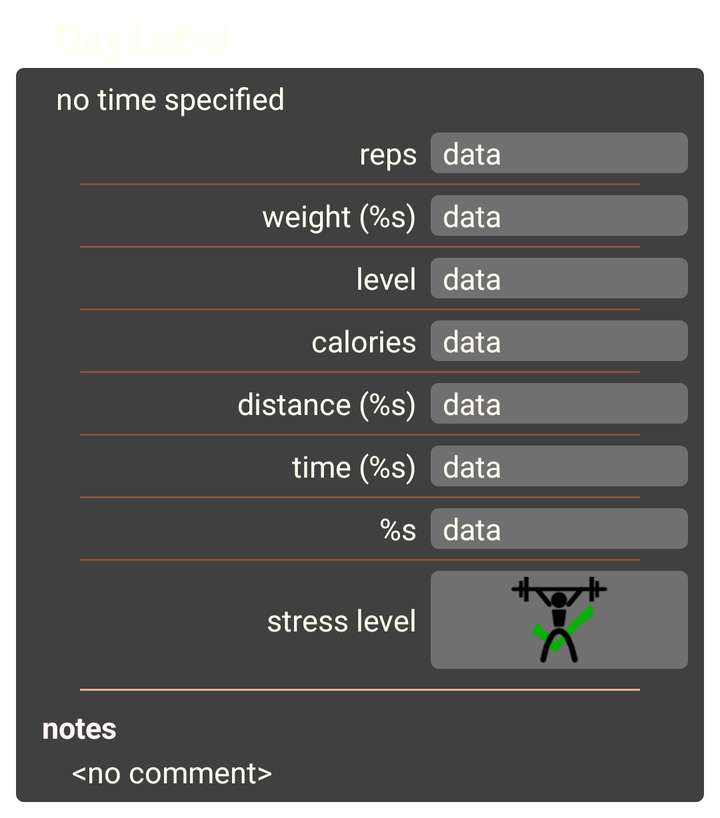
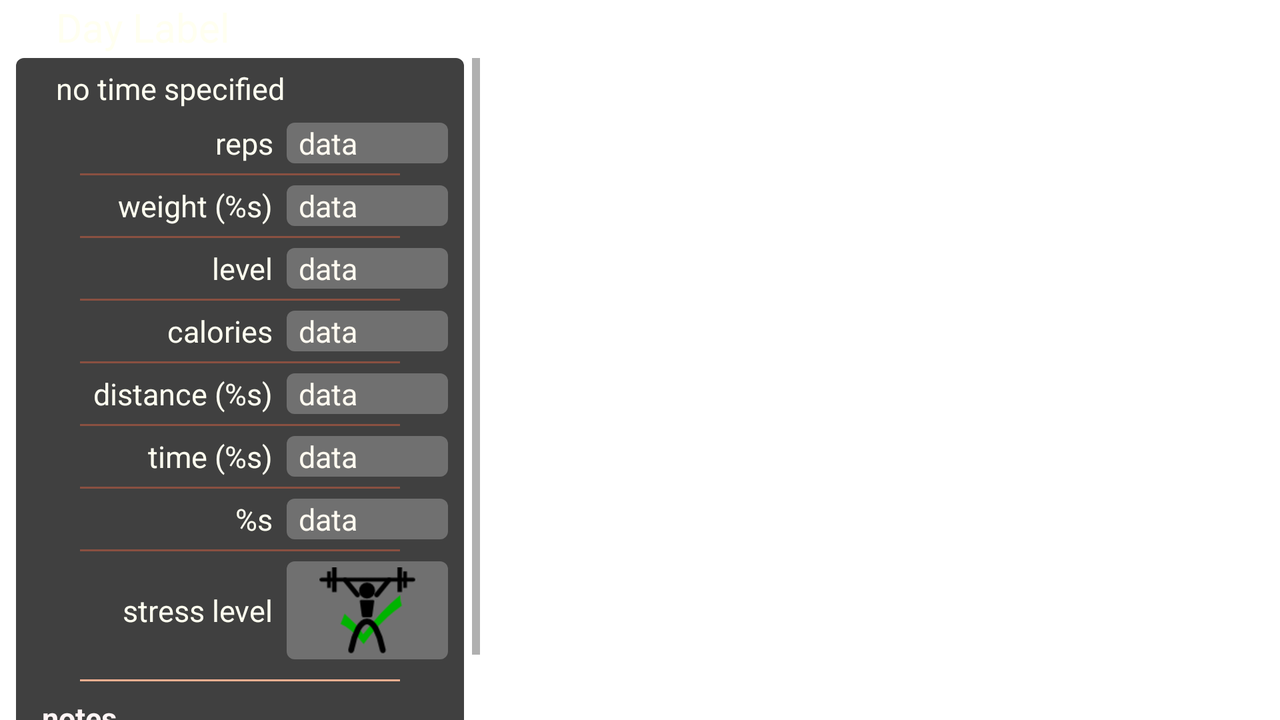

Compare how this app lays out the same screen by default and in its alternative resource folder. The renders come first, then the two layout files and the values they reference.
<!-- AndroidManifest.xml: fallback theme Theme.MaterialComponents.DayNight.NoActionBar -->
<!-- res/layout/inspector_set.xml -->
<?xml version="1.0" encoding="utf-8"?>
<LinearLayout
	xmlns:android="http://schemas.android.com/apk/res/android"
	android:layout_width="fill_parent"
	android:layout_height="wrap_content"
	android:orientation="vertical"
	>

	<TextView
		android:id="@+id/inspector_set_date_tv"
		style="@style/white_text_large"
		android:layout_width="match_parent"
		android:layout_height="wrap_content"
		android:layout_marginBottom="2dp"
		android:layout_marginLeft="28dp"
		android:layout_marginRight="3dp"
		android:layout_marginTop="5dp"
		android:text="@string/inspector_set_day_label" />

	<LinearLayout
		android:id="@+id/inspector_set_ll"
		android:layout_width="fill_parent"
		android:layout_height="wrap_content"
		android:layout_marginBottom="8dp"
		android:layout_marginLeft="8dp"
		android:layout_marginRight="8dp"
		android:background="@drawable/rounded_edges_dark"
		android:orientation="vertical"
		android:paddingBottom="5dp"
		android:paddingLeft="8dp"
		android:paddingRight="8dp"
		android:paddingTop="5dp" >

		<TextView
			android:id="@+id/inspector_set_time_tv"
			android:layout_width="wrap_content"
			android:layout_height="wrap_content"
			android:layout_marginBottom="5dp"
			android:layout_marginLeft="12dp"
			android:text="@string/inspector_set_time_error"
			style="@style/white_text_small"
			android:textColor="@color/ivory" />


		<LinearLayout
			android:id="@+id/inspector_set_reps_ll"
			android:layout_width="fill_parent"
			android:layout_height="wrap_content"
			android:layout_marginBottom="2dp"
			android:layout_marginTop="2dp" >

			<TextView
				android:id="@+id/inspector_set_reps_label"
				android:layout_width="0dp"
				android:layout_height="wrap_content"
				android:layout_marginRight="5dp"
				android:layout_weight="1.5"
				android:gravity="right"
				android:text="@string/aset_reps_label"
				style="@style/white_text_small"
				/>

			<TextView
				android:id="@+id/inspector_set_reps_data"
				android:layout_width="0dp"
				android:layout_height="wrap_content"
				android:layout_marginLeft="2dp"
				android:layout_weight="1"
				android:background="@drawable/rounded_edges_medium"
				android:paddingLeft="6dp"
				android:text="data"
				style="@style/white_text_small"
				android:textColor="@color/floral_white" />
		</LinearLayout>

		<View
			android:id="@+id/inspector_set_weight_bar"
			android:layout_width="fill_parent"
			android:layout_height="1dp"
			android:layout_marginBottom="3dp"
			android:layout_marginLeft="24dp"
			android:layout_marginRight="24dp"
			android:layout_marginTop="3dp"
			android:background="@color/hpg_orange_dark_desaturated4" />

		<LinearLayout
			android:id="@+id/inspector_set_weight_ll"
			android:layout_width="fill_parent"
			android:layout_height="wrap_content"
			android:layout_marginBottom="2dp"
			android:layout_marginTop="2dp" >

			<TextView
				android:id="@+id/inspector_set_weight_label"
				android:layout_width="0dp"
				android:layout_height="wrap_content"
				android:layout_marginRight="5dp"
				android:layout_weight="1.5"
				android:gravity="right"
				android:text="@string/aset_weight_label"
				style="@style/white_text_small"
				/>

			<TextView
				android:id="@+id/inspector_set_weight_data"
				android:layout_width="0dp"
				android:layout_height="wrap_content"
				android:layout_marginLeft="2dp"
				android:layout_weight="1"
				android:background="@drawable/rounded_edges_medium"
				android:paddingLeft="6dp"
				android:text="data"
				style="@style/white_text_small"
				android:textColor="@color/floral_white" />
		</LinearLayout>

		<View
			android:id="@+id/inspector_set_level_bar"
			android:layout_width="fill_parent"
			android:layout_height="1dp"
			android:layout_marginBottom="3dp"
			android:layout_marginLeft="24dp"
			android:layout_marginRight="24dp"
			android:layout_marginTop="3dp"
			android:background="@color/hpg_orange_dark_desaturated4" />

		<LinearLayout
			android:id="@+id/inspector_set_level_ll"
			android:layout_width="fill_parent"
			android:layout_height="wrap_content"
			android:layout_marginBottom="2dp"
			android:layout_marginTop="2dp" >

			<TextView
				android:id="@+id/inspector_set_level_label"
				android:layout_width="0dp"
				android:layout_height="wrap_content"
				android:layout_marginRight="5dp"
				android:layout_weight="1.5"
				android:gravity="right"
				android:text="@string/aset_level_label"
				style="@style/white_text_small"
				/>
			<TextView
				android:id="@+id/inspector_set_level_data"
				android:layout_width="0dp"
				android:layout_height="wrap_content"
				android:layout_marginLeft="2dp"
				android:layout_weight="1"
				android:background="@drawable/rounded_edges_medium"
				android:paddingLeft="6dp"
				android:text="data"
				style="@style/white_text_small"
				android:textColor="@color/floral_white" />
		</LinearLayout>

		<View
			android:id="@+id/inspector_set_calorie_bar"
			android:layout_width="fill_parent"
			android:layout_height="1dp"
			android:layout_marginBottom="3dp"
			android:layout_marginLeft="24dp"
			android:layout_marginRight="24dp"
			android:layout_marginTop="3dp"
			android:background="@color/hpg_orange_dark_desaturated4" />

		<LinearLayout
			android:id="@+id/inspector_set_calorie_ll"
			android:layout_width="fill_parent"
			android:layout_height="wrap_content"
			android:layout_marginBottom="2dp"
			android:layout_marginTop="2dp" >

			<TextView
				android:id="@+id/inspector_set_calorie_label"
				android:layout_width="0dp"
				android:layout_height="wrap_content"
				android:layout_marginRight="5dp"
				android:layout_weight="1.5"
				android:gravity="right"
				android:text="@string/aset_calorie_label"
				style="@style/white_text_small"
				/>

			<TextView
				android:id="@+id/inspector_set_calorie_data"
				android:layout_width="0dp"
				android:layout_height="wrap_content"
				android:layout_marginLeft="2dp"
				android:layout_weight="1"
				android:background="@drawable/rounded_edges_medium"
				android:paddingLeft="6dp"
				android:text="data"
				style="@style/white_text_small"
				android:textColor="@color/floral_white" />
		</LinearLayout>

		<View
			android:id="@+id/inspector_set_dist_bar"
			android:layout_width="fill_parent"
			android:layout_height="1dp"
			android:layout_marginBottom="3dp"
			android:layout_marginLeft="24dp"
			android:layout_marginRight="24dp"
			android:layout_marginTop="3dp"
			android:background="@color/hpg_orange_dark_desaturated4" />

		<LinearLayout
			android:id="@+id/inspector_set_dist_ll"
			android:layout_width="fill_parent"
			android:layout_height="wrap_content"
			android:layout_marginBottom="2dp"
			android:layout_marginTop="2dp" >

			<TextView
				android:id="@+id/inspector_set_dist_label"
				android:layout_width="0dp"
				android:layout_height="wrap_content"
				android:layout_marginRight="5dp"
				android:layout_weight="1.5"
				android:gravity="right"
				android:text="@string/aset_distance_label"
				style="@style/white_text_small"
				/>

			<TextView
				android:id="@+id/inspector_set_dist_data"
				android:layout_width="0dp"
				android:layout_height="wrap_content"
				android:layout_marginLeft="2dp"
				android:layout_weight="1"
				android:background="@drawable/rounded_edges_medium"
				android:paddingLeft="6dp"
				android:text="data"
				style="@style/white_text_small"
				android:textColor="@color/floral_white" />
		</LinearLayout>

		<View
			android:id="@+id/inspector_set_time_bar"
			android:layout_width="fill_parent"
			android:layout_height="1dp"
			android:layout_marginBottom="3dp"
			android:layout_marginLeft="24dp"
			android:layout_marginRight="24dp"
			android:layout_marginTop="3dp"
			android:background="@color/hpg_orange_dark_desaturated4" />

		<LinearLayout
			android:id="@+id/inspector_set_time_ll"
			android:layout_width="fill_parent"
			android:layout_height="wrap_content"
			android:layout_marginBottom="2dp"
			android:layout_marginTop="2dp" >

			<TextView
				android:id="@+id/inspector_set_time_label"
				android:layout_width="0dp"
				android:layout_height="wrap_content"
				android:layout_marginRight="5dp"
				android:layout_weight="1.5"
				android:gravity="right"
				android:text="@string/aset_time_label"
				style="@style/white_text_small"
				/>

			<TextView
				android:id="@+id/inspector_set_time_data"
				android:layout_width="0dp"
				android:layout_height="wrap_content"
				android:layout_marginLeft="2dp"
				android:layout_weight="1"
				android:background="@drawable/rounded_edges_medium"
				android:paddingLeft="6dp"
				android:text="data"
				style="@style/white_text_small"
				android:textColor="@color/floral_white" />
		</LinearLayout>

		<View
			android:id="@+id/inspector_set_other_bar"
			android:layout_width="fill_parent"
			android:layout_height="1dp"
			android:layout_marginBottom="3dp"
			android:layout_marginLeft="24dp"
			android:layout_marginRight="24dp"
			android:layout_marginTop="3dp"
			android:background="@color/hpg_orange_dark_desaturated4" />

		<LinearLayout
			android:id="@+id/inspector_set_other_ll"
			android:layout_width="fill_parent"
			android:layout_height="wrap_content"
			android:layout_marginBottom="2dp"
			android:layout_marginTop="2dp" >

			<TextView
				android:id="@+id/inspector_set_other_label"
				android:layout_width="0dp"
				android:layout_height="wrap_content"
				android:layout_marginRight="5dp"
				android:layout_weight="1.5"
				android:gravity="right"
				android:text="@string/aset_other_label"
				style="@style/white_text_small"
				/>

			<TextView
				android:id="@+id/inspector_set_other_data"
				android:layout_width="0dp"
				android:layout_height="wrap_content"
				android:layout_marginLeft="2dp"
				android:layout_weight="1"
				android:background="@drawable/rounded_edges_medium"
				android:paddingLeft="6dp"
				android:text="data"
				style="@style/white_text_small"
				android:textColor="@color/floral_white" />
		</LinearLayout>

		<View
			android:id="@+id/inspector_set_stress_bar"
			android:layout_width="fill_parent"
			android:layout_height="1dp"
			android:layout_marginBottom="3dp"
			android:layout_marginLeft="24dp"
			android:layout_marginRight="24dp"
			android:layout_marginTop="3dp"
			android:background="@color/hpg_orange_dark_desaturated4" />


			<LinearLayout
			android:id="@+id/inspector_set_stress_ll"
			android:layout_width="fill_parent"
			android:layout_height="wrap_content"
			android:layout_marginBottom="2dp"
			android:layout_marginTop="2dp" >

			<TextView
				android:id="@+id/inspector_set_stress_label"
				style="@style/white_text_small"
				android:layout_width="0dp"
				android:layout_height="wrap_content"
				android:layout_gravity="center_vertical"
				android:layout_marginRight="5dp"
				android:layout_weight="1.5"
				android:gravity="right"
				android:text="@string/inspector_set_stress_label" />

			<ImageView
				android:id="@+id/inspector_set_stress_data"
				android:layout_width="0dp"
				android:layout_height="wrap_content"
				android:layout_marginLeft="2dp"
				android:layout_weight="1"
				android:background="@drawable/rounded_edges_medium"
				android:padding="3dp"
				android:src="@drawable/stress_just_right" />
		</LinearLayout>

		<View
			android:id="@+id/inspector_set_notes_bar"
			android:layout_width="fill_parent"
			android:layout_height="1dp"
			android:layout_marginBottom="8dp"
			android:layout_marginLeft="24dp"
			android:layout_marginRight="24dp"
			android:layout_marginTop="8dp"
			android:background="@color/hpg_orange_light_desaturated1" />

		<TextView
			android:id="@+id/inspector_set_notes_label_tv"
			android:layout_width="wrap_content"
			android:layout_height="wrap_content"
			android:layout_marginBottom="2dp"
			android:layout_marginLeft="5dp"
			android:text="@string/inspector_set_notes_label"
			style="@style/white_text_small"
			android:textColor="@color/off_white"
			android:textStyle="bold" />

		<TextView
			android:id="@+id/inspector_set_notes_tv"
			android:layout_width="wrap_content"
			android:layout_height="wrap_content"
			android:layout_marginLeft="20dp"
			android:text="@string/inspector_set_notes_data_none"
			style="@style/white_text_small"
			/>
	</LinearLayout>

</LinearLayout>
<!-- resources referenced by this layout -->
<resources>
  <color name="floral_white">#fffaf0</color>
  <color name="hpg_orange_dark_desaturated4">#8a5041</color>
  <color name="hpg_orange_light_desaturated1">#f5af90</color>
  <color name="ivory">#fffff0</color>
  <color name="off_white">#fff5f5</color>
  <!-- drawable rounded_edges_dark (drawable) -->
  <?xml version="1.0" encoding="utf-8"?>
  <shape xmlns:android="http://schemas.android.com/apk/res/android" >
  
  	<solid android:color="@color/gray_dark" />
  
  	<corners
  		android:radius="4dp"
  		/>
  
  	<padding
  		android:bottom="0dp"
  		android:left="0dp"
  		android:right="0dp"
  		android:top="0dp" />
  
  
  </shape>
  <!-- drawable rounded_edges_medium (drawable) -->
  <?xml version="1.0" encoding="utf-8"?>
  <shape xmlns:android="http://schemas.android.com/apk/res/android" >
  
  	<solid android:color="@color/gray_medium" />
  
  	<corners
  		android:radius="4dp"
  		/>
  
  	<padding
  		android:bottom="0dp"
  		android:left="0dp"
  		android:right="0dp"
  		android:top="0dp" />
  
  
  </shape>
  <!-- drawable stress_just_right: png bitmap (drawable, 1615 bytes) -->
  <string name="aset_calorie_label">calories</string>
  <string name="aset_distance_label">distance (%s)</string>
  <string name="aset_level_label">level</string>
  <string name="aset_other_label">%s</string>
  <string name="aset_reps_label">reps</string>
  <string name="aset_time_label">time (%s)</string>
  <string name="aset_weight_label">weight (%s)</string>
  <string name="inspector_set_day_label">Day Label</string>
  <string name="inspector_set_notes_data_none">\u003cno comment\u003e</string>
  <string name="inspector_set_notes_label">notes</string>
  <string name="inspector_set_stress_label">stress level</string>
  <string name="inspector_set_time_error">no time specified</string>
  <style name="white_text_large" parent="@android:style/TextAppearance">
  		<item name="android:textColor">@color/ivory</item>
  		<item name="android:textSize">20sp</item>
  	</style>
  <style name="white_text_small" parent="@android:style/TextAppearance">
  		<item name="android:textColor">@color/ivory</item>
  		<item name="android:textSize">15sp</item>
  	</style>
  <color name="gray_dark">#404040</color>
  <color name="gray_medium">#707070</color>
</resources>
<!-- res/layout-land/inspector_set.xml (the repository's variant of the layout above) -->
<!-- drawn on the phone turned sideways -->
<?xml version="1.0" encoding="utf-8"?>
<LinearLayout
	xmlns:android="http://schemas.android.com/apk/res/android"
	android:layout_width="240dp"
	android:layout_height="wrap_content"
	android:orientation="vertical"
	>

	<TextView
	    android:id="@+id/inspector_set_date_tv"
	    style="@style/white_text_large"
	    android:layout_width="match_parent"
	    android:layout_height="wrap_content"
	    android:layout_marginBottom="2dp"
	    android:layout_marginLeft="28dp"
	    android:layout_marginRight="3dp"
	    android:text="@string/inspector_set_day_label" />

	<ScrollView
		android:id="@+id/inspector_set_sv"
		android:layout_width="fill_parent"
		android:layout_height="wrap_content"
		>

	<LinearLayout
	    android:id="@+id/inspector_set_ll"
	    android:layout_width="fill_parent"
	    android:layout_height="wrap_content"
	    android:layout_marginBottom="2dp"
	    android:layout_marginLeft="8dp"
	    android:layout_marginRight="8dp"
	    android:background="@drawable/rounded_edges_dark"
	    android:orientation="vertical"
	    android:paddingBottom="5dp"
	    android:paddingLeft="8dp"
	    android:paddingRight="8dp"
	    android:paddingTop="5dp" >

		<TextView
			android:id="@+id/inspector_set_time_tv"
			android:layout_width="wrap_content"
			android:layout_height="wrap_content"
			android:layout_marginBottom="5dp"
			android:layout_marginLeft="12dp"
			android:text="@string/inspector_set_time_error"
			style="@style/white_text_small"
			android:textColor="@color/ivory" />


		<LinearLayout
			android:id="@+id/inspector_set_reps_ll"
			android:layout_width="fill_parent"
			android:layout_height="wrap_content"
			android:layout_marginBottom="2dp"
			android:layout_marginTop="2dp" >

			<TextView
				android:id="@+id/inspector_set_reps_label"
				android:layout_width="0dp"
				android:layout_height="wrap_content"
				android:layout_marginRight="5dp"
				android:layout_weight="1.5"
				android:gravity="right"
				android:text="@string/aset_reps_label"
				style="@style/white_text_small"
				/>

			<TextView
				android:id="@+id/inspector_set_reps_data"
				android:layout_width="0dp"
				android:layout_height="wrap_content"
				android:layout_marginLeft="2dp"
				android:layout_weight="1"
				android:background="@drawable/rounded_edges_medium"
				android:paddingLeft="6dp"
				android:text="data"
				style="@style/white_text_small"
				android:textColor="@color/floral_white" />
		</LinearLayout>

		<View
			android:id="@+id/inspector_set_weight_bar"
			android:layout_width="fill_parent"
			android:layout_height="1dp"
			android:layout_marginBottom="3dp"
			android:layout_marginLeft="24dp"
			android:layout_marginRight="24dp"
			android:layout_marginTop="3dp"
			android:background="@color/hpg_orange_dark_desaturated4" />

		<LinearLayout
			android:id="@+id/inspector_set_weight_ll"
			android:layout_width="fill_parent"
			android:layout_height="wrap_content"
			android:layout_marginBottom="2dp"
			android:layout_marginTop="2dp" >

			<TextView
				android:id="@+id/inspector_set_weight_label"
				android:layout_width="0dp"
				android:layout_height="wrap_content"
				android:layout_marginRight="5dp"
				android:layout_weight="1.5"
				android:gravity="right"
				android:text="@string/aset_weight_label"
				style="@style/white_text_small"
				/>

			<TextView
				android:id="@+id/inspector_set_weight_data"
				android:layout_width="0dp"
				android:layout_height="wrap_content"
				android:layout_marginLeft="2dp"
				android:layout_weight="1"
				android:background="@drawable/rounded_edges_medium"
				android:paddingLeft="6dp"
				android:text="data"
				style="@style/white_text_small"
				android:textColor="@color/floral_white" />
		</LinearLayout>

		<View
			android:id="@+id/inspector_set_level_bar"
			android:layout_width="fill_parent"
			android:layout_height="1dp"
			android:layout_marginBottom="3dp"
			android:layout_marginLeft="24dp"
			android:layout_marginRight="24dp"
			android:layout_marginTop="3dp"
			android:background="@color/hpg_orange_dark_desaturated4" />

		<LinearLayout
			android:id="@+id/inspector_set_level_ll"
			android:layout_width="fill_parent"
			android:layout_height="wrap_content"
			android:layout_marginBottom="2dp"
			android:layout_marginTop="2dp" >

			<TextView
				android:id="@+id/inspector_set_level_label"
				android:layout_width="0dp"
				android:layout_height="wrap_content"
				android:layout_marginRight="5dp"
				android:layout_weight="1.5"
				android:gravity="right"
				android:text="@string/aset_level_label"
				style="@style/white_text_small"
				/>
			<TextView
				android:id="@+id/inspector_set_level_data"
				android:layout_width="0dp"
				android:layout_height="wrap_content"
				android:layout_marginLeft="2dp"
				android:layout_weight="1"
				android:background="@drawable/rounded_edges_medium"
				android:paddingLeft="6dp"
				android:text="data"
				style="@style/white_text_small"
				android:textColor="@color/floral_white" />
		</LinearLayout>

		<View
			android:id="@+id/inspector_set_calorie_bar"
			android:layout_width="fill_parent"
			android:layout_height="1dp"
			android:layout_marginBottom="3dp"
			android:layout_marginLeft="24dp"
			android:layout_marginRight="24dp"
			android:layout_marginTop="3dp"
			android:background="@color/hpg_orange_dark_desaturated4" />

		<LinearLayout
			android:id="@+id/inspector_set_calorie_ll"
			android:layout_width="fill_parent"
			android:layout_height="wrap_content"
			android:layout_marginBottom="2dp"
			android:layout_marginTop="2dp" >

			<TextView
				android:id="@+id/inspector_set_calorie_label"
				android:layout_width="0dp"
				android:layout_height="wrap_content"
				android:layout_marginRight="5dp"
				android:layout_weight="1.5"
				android:gravity="right"
				android:text="@string/aset_calorie_label"
				style="@style/white_text_small"
				/>

			<TextView
				android:id="@+id/inspector_set_calorie_data"
				android:layout_width="0dp"
				android:layout_height="wrap_content"
				android:layout_marginLeft="2dp"
				android:layout_weight="1"
				android:background="@drawable/rounded_edges_medium"
				android:paddingLeft="6dp"
				android:text="data"
				style="@style/white_text_small"
				android:textColor="@color/floral_white" />
		</LinearLayout>

		<View
			android:id="@+id/inspector_set_dist_bar"
			android:layout_width="fill_parent"
			android:layout_height="1dp"
			android:layout_marginBottom="3dp"
			android:layout_marginLeft="24dp"
			android:layout_marginRight="24dp"
			android:layout_marginTop="3dp"
			android:background="@color/hpg_orange_dark_desaturated4" />

		<LinearLayout
			android:id="@+id/inspector_set_dist_ll"
			android:layout_width="fill_parent"
			android:layout_height="wrap_content"
			android:layout_marginBottom="2dp"
			android:layout_marginTop="2dp" >

			<TextView
				android:id="@+id/inspector_set_dist_label"
				android:layout_width="0dp"
				android:layout_height="wrap_content"
				android:layout_marginRight="5dp"
				android:layout_weight="1.5"
				android:gravity="right"
				android:text="@string/aset_distance_label"
				style="@style/white_text_small"
				/>

			<TextView
				android:id="@+id/inspector_set_dist_data"
				android:layout_width="0dp"
				android:layout_height="wrap_content"
				android:layout_marginLeft="2dp"
				android:layout_weight="1"
				android:background="@drawable/rounded_edges_medium"
				android:paddingLeft="6dp"
				android:text="data"
				style="@style/white_text_small"
				android:textColor="@color/floral_white" />
		</LinearLayout>

		<View
			android:id="@+id/inspector_set_time_bar"
			android:layout_width="fill_parent"
			android:layout_height="1dp"
			android:layout_marginBottom="3dp"
			android:layout_marginLeft="24dp"
			android:layout_marginRight="24dp"
			android:layout_marginTop="3dp"
			android:background="@color/hpg_orange_dark_desaturated4" />

		<LinearLayout
			android:id="@+id/inspector_set_time_ll"
			android:layout_width="fill_parent"
			android:layout_height="wrap_content"
			android:layout_marginBottom="2dp"
			android:layout_marginTop="2dp" >

			<TextView
				android:id="@+id/inspector_set_time_label"
				android:layout_width="0dp"
				android:layout_height="wrap_content"
				android:layout_marginRight="5dp"
				android:layout_weight="1.5"
				android:gravity="right"
				android:text="@string/aset_time_label"
				style="@style/white_text_small"
				/>

			<TextView
				android:id="@+id/inspector_set_time_data"
				android:layout_width="0dp"
				android:layout_height="wrap_content"
				android:layout_marginLeft="2dp"
				android:layout_weight="1"
				android:background="@drawable/rounded_edges_medium"
				android:paddingLeft="6dp"
				android:text="data"
				style="@style/white_text_small"
				android:textColor="@color/floral_white" />
		</LinearLayout>

		<View
			android:id="@+id/inspector_set_other_bar"
			android:layout_width="fill_parent"
			android:layout_height="1dp"
			android:layout_marginBottom="3dp"
			android:layout_marginLeft="24dp"
			android:layout_marginRight="24dp"
			android:layout_marginTop="3dp"
			android:background="@color/hpg_orange_dark_desaturated4" />

		<LinearLayout
			android:id="@+id/inspector_set_other_ll"
			android:layout_width="fill_parent"
			android:layout_height="wrap_content"
			android:layout_marginBottom="2dp"
			android:layout_marginTop="2dp" >

			<TextView
				android:id="@+id/inspector_set_other_label"
				android:layout_width="0dp"
				android:layout_height="wrap_content"
				android:layout_marginRight="5dp"
				android:layout_weight="1.5"
				android:gravity="right"
				android:text="@string/aset_other_label"
				style="@style/white_text_small"
				/>

			<TextView
				android:id="@+id/inspector_set_other_data"
				android:layout_width="0dp"
				android:layout_height="wrap_content"
				android:layout_marginLeft="2dp"
				android:layout_weight="1"
				android:background="@drawable/rounded_edges_medium"
				android:paddingLeft="6dp"
				android:text="data"
				style="@style/white_text_small"
				android:textColor="@color/floral_white" />
		</LinearLayout>

		<View
			android:id="@+id/inspector_set_stress_bar"
			android:layout_width="fill_parent"
			android:layout_height="1dp"
			android:layout_marginBottom="3dp"
			android:layout_marginLeft="24dp"
			android:layout_marginRight="24dp"
			android:layout_marginTop="3dp"
			android:background="@color/hpg_orange_dark_desaturated4" />


			<LinearLayout
			android:id="@+id/inspector_set_stress_ll"
			android:layout_width="fill_parent"
			android:layout_height="wrap_content"
			android:layout_marginBottom="2dp"
			android:layout_marginTop="2dp" >

			<TextView
				android:id="@+id/inspector_set_stress_label"
				style="@style/white_text_small"
				android:layout_width="0dp"
				android:layout_height="wrap_content"
				android:layout_gravity="center_vertical"
				android:layout_marginRight="5dp"
				android:layout_weight="1.5"
				android:gravity="right"
				android:text="@string/inspector_set_stress_label" />

			<ImageView
				android:id="@+id/inspector_set_stress_data"
				android:layout_width="0dp"
				android:layout_height="wrap_content"
				android:layout_marginLeft="2dp"
				android:layout_weight="1"
				android:background="@drawable/rounded_edges_medium"
				android:padding="3dp"
				android:src="@drawable/stress_just_right" />
		</LinearLayout>

		<View
			android:id="@+id/inspector_set_notes_bar"
			android:layout_width="fill_parent"
			android:layout_height="1dp"
			android:layout_marginBottom="8dp"
			android:layout_marginLeft="24dp"
			android:layout_marginRight="24dp"
			android:layout_marginTop="8dp"
			android:background="@color/hpg_orange_light_desaturated1" />

		<TextView
			android:id="@+id/inspector_set_notes_label_tv"
			android:layout_width="wrap_content"
			android:layout_height="wrap_content"
			android:layout_marginBottom="2dp"
			android:layout_marginLeft="5dp"
			android:text="@string/inspector_set_notes_label"
			style="@style/white_text_small"
			android:textColor="@color/off_white"
			android:textStyle="bold" />

		<TextView
			android:id="@+id/inspector_set_notes_tv"
			android:layout_width="wrap_content"
			android:layout_height="wrap_content"
			android:layout_marginLeft="20dp"
			android:text="@string/inspector_set_notes_data_none"
			style="@style/white_text_small"
			/>
	</LinearLayout>

	</ScrollView>

</LinearLayout>
